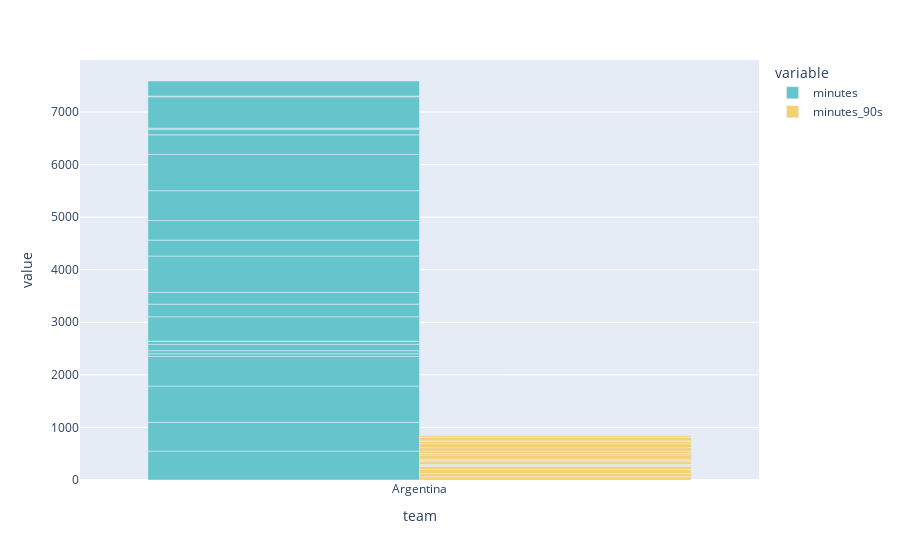

Notebook source saved alongside this figure:
### Code cell
#total de minutos por jugadores
px.bar(df_country, x = 'team', y =['minutes', 'minutes_90s'], barmode='group', color_discrete_sequence=px.colors.qualitative.Pastel)

### Figure 1 — Plotly figure (JSON) as saved in the notebook; plotly's stock layout.template omitted (floating-point values rounded to 4 significant figures)
{"data": [{"alignmentgroup": "True", "hovertemplate": "variable=minutes<br>team=%{x}<br>value=%{y}<extra></extra>", "legendgroup": "minutes", "marker": {"color": "rgb(102, 197, 204)", "pattern": {"shape": ""}}, "name": "minutes", "offsetgroup": "minutes", "orientation": "v", "showlegend": true, "textposition": "auto", "type": "bar", "x": ["Argentina", "Argentina", "Argentina", "Argentina", "Argentina", "Argentina", "Argentina", "Argentina", "Argentina", "Argentina", "Argentina", "Argentina", "Argentina", "Argentina", "Argentina", "Argentina", "Argentina", "Argentina", "Argentina", "Argentina", "Argentina", "Argentina", "Argentina", "Argentina"], "xaxis": "x", "y": [550, 547, 690, 564, 50, 60, 118, 56, 5, 464, 241, 225, 690, 303, 373, 567, 690, 373, 107, 18, 599, 7, 5, 288], "yaxis": "y"}, {"alignmentgroup": "True", "hovertemplate": "variable=minutes_90s<br>team=%{x}<br>value=%{y}<extra></extra>", "legendgroup": "minutes_90s", "marker": {"color": "rgb(246, 207, 113)", "pattern": {"shape": ""}}, "name": "minutes_90s", "offsetgroup": "minutes_90s", "orientation": "v", "showlegend": true, "textposition": "auto", "type": "bar", "x": ["Argentina", "Argentina", "Argentina", "Argentina", "Argentina", "Argentina", "Argentina", "Argentina", "Argentina", "Argentina", "Argentina", "Argentina", "Argentina", "Argentina", "Argentina", "Argentina", "Argentina", "Argentina", "Argentina", "Argentina", "Argentina", "Argentina", "Argentina", "Argentina"], "xaxis": "x", "y": [61, 61, 77, 63, 6, 7, 13, 6, 1, 52, 27, 25, 77, 34, 41, 63, 77, 41, 12, 2, 67, 1, 1, 32], "yaxis": "y"}], "layout": {"barmode": "group", "legend": {"title": {"text": "variable"}, "tracegroupgap": 0}, "margin": {"t": 60}, "xaxis": {"anchor": "y", "domain": [0, 1], "title": {"text": "team"}}, "yaxis": {"anchor": "x", "domain": [0, 1], "title": {"text": "value"}}}}
